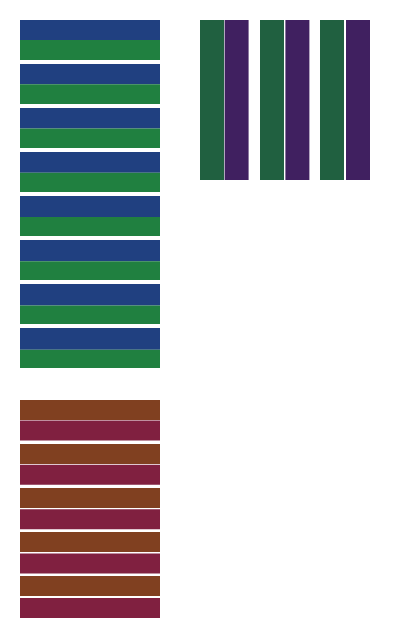

The Vega-Lite source for this figure:
### Vega specification from a JSON file in a GitHub repository (floating-point values rounded to 4 significant figures)
{"$schema": "https://vega.github.io/schema/vega/v6.json", "width": 200, "height": 320, "padding": 0, "background": "white", "description": "Abutting rects must not show a seam wider than canvas, and deliberate sub-pixel gaps must survive.", "data": [{"name": "t", "values": [{"x": 10, "w": 70, "y": 10, "h": 10.0, "c": "#204080"}, {"x": 10, "w": 70, "y": 20.0, "h": 10.0, "c": "#208040"}, {"x": 10, "w": 70, "y": 32, "h": 10.12, "c": "#204080"}, {"x": 10, "w": 70, "y": 42.12, "h": 9.875, "c": "#208040"}, {"x": 10, "w": 70, "y": 54, "h": 10.25, "c": "#204080"}, {"x": 10, "w": 70, "y": 64.25, "h": 9.75, "c": "#208040"}, {"x": 10, "w": 70, "y": 76, "h": 10.38, "c": "#204080"}, {"x": 10, "w": 70, "y": 86.38, "h": 9.625, "c": "#208040"}, {"x": 10, "w": 70, "y": 98, "h": 10.5, "c": "#204080"}, {"x": 10, "w": 70, "y": 108.5, "h": 9.5, "c": "#208040"}, {"x": 10, "w": 70, "y": 120, "h": 10.62, "c": "#204080"}, {"x": 10, "w": 70, "y": 130.6, "h": 9.375, "c": "#208040"}, {"x": 10, "w": 70, "y": 142, "h": 10.75, "c": "#204080"}, {"x": 10, "w": 70, "y": 152.8, "h": 9.25, "c": "#208040"}, {"x": 10, "w": 70, "y": 164, "h": 10.88, "c": "#204080"}, {"x": 10, "w": 70, "y": 174.9, "h": 9.125, "c": "#208040"}, {"x": 10, "w": 70, "y": 200, "h": 10, "c": "#804020"}, {"x": 10, "w": 70, "y": 210.2, "h": 10, "c": "#802040"}, {"x": 10, "w": 70, "y": 222, "h": 10, "c": "#804020"}, {"x": 10, "w": 70, "y": 232.4, "h": 10, "c": "#802040"}, {"x": 10, "w": 70, "y": 244, "h": 10, "c": "#804020"}, {"x": 10, "w": 70, "y": 254.6, "h": 10, "c": "#802040"}, {"x": 10, "w": 70, "y": 266, "h": 10, "c": "#804020"}, {"x": 10, "w": 70, "y": 276.8, "h": 10, "c": "#802040"}, {"x": 10, "w": 70, "y": 288, "h": 10, "c": "#804020"}, {"x": 10, "w": 70, "y": 299.0, "h": 10, "c": "#802040"}, {"x": 100, "w": 12, "y": 10, "h": 80, "c": "#206040"}, {"x": 112.3, "w": 12, "y": 10, "h": 80, "c": "#402060"}, {"x": 130, "w": 12, "y": 10, "h": 80, "c": "#206040"}, {"x": 142.7, "w": 12, "y": 10, "h": 80, "c": "#402060"}, {"x": 160, "w": 12, "y": 10, "h": 80, "c": "#206040"}, {"x": 173.0, "w": 12, "y": 10, "h": 80, "c": "#402060"}]}], "marks": [{"type": "rect", "from": {"data": "t"}, "encode": {"enter": {"x": {"field": "x"}, "width": {"field": "w"}, "y": {"field": "y"}, "height": {"field": "h"}, "fill": {"field": "c"}}}}]}
